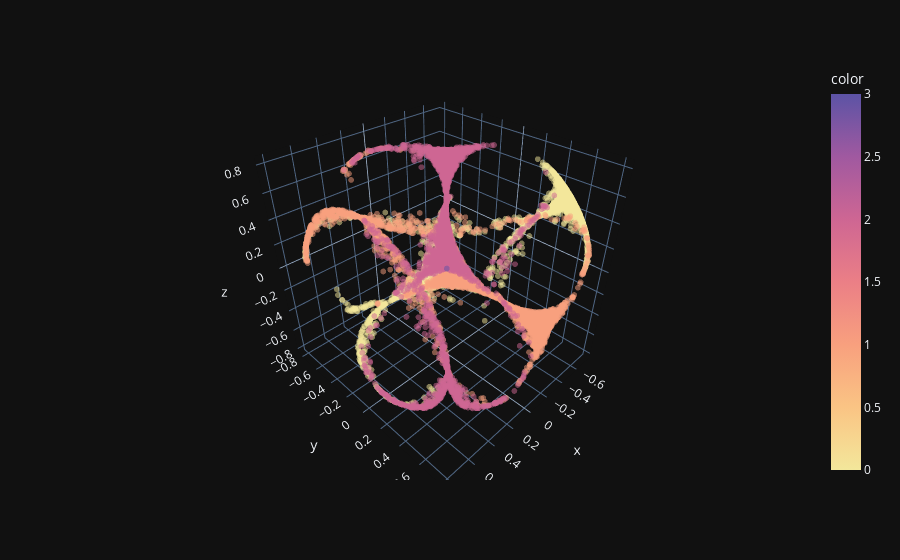

Notebook source saved alongside this figure:
### Code cell
plot_sphere(generate_data(3,3,noise_scale=1.5)[0], centroids=None, label=get_true_labels(3))

### Figure 1 — Plotly figure (JSON) as saved in the notebook; plotly's stock layout.template omitted (floating-point values rounded to 4 significant figures; data arrays with more than 128 entries replaced by an {"elided": "..."} marker saying what was removed)
{"data": [{"hovertemplate": "x=%{x}<br>y=%{y}<br>z=%{z}<br>color=%{marker.color}<extra></extra>", "legendgroup": "", "marker": {"color": {"elided": "10000 int values"}, "coloraxis": "coloraxis", "opacity": 0.5, "size": 2, "symbol": "circle"}, "mode": "markers", "name": "", "scene": "scene", "showlegend": false, "type": "scatter3d", "x": {"elided": "10000 float values"}, "y": {"elided": "10000 float values"}, "z": {"elided": "10000 float values"}}], "layout": {"coloraxis": {"colorbar": {"title": {"text": "color"}}, "colorscale": [[0, "rgb(243, 231, 155)"], [0.1667, "rgb(250, 196, 132)"], [0.3333, "rgb(248, 160, 126)"], [0.5, "rgb(235, 127, 134)"], [0.6667, "rgb(206, 102, 147)"], [0.8333, "rgb(160, 89, 160)"], [1, "rgb(92, 83, 165)"]]}, "legend": {"tracegroupgap": 0}, "margin": {"t": 60}, "scene": {"domain": {"x": [0, 1], "y": [0, 1]}, "xaxis": {"title": {"text": "x"}}, "yaxis": {"title": {"text": "y"}}, "zaxis": {"title": {"text": "z"}}}}}
